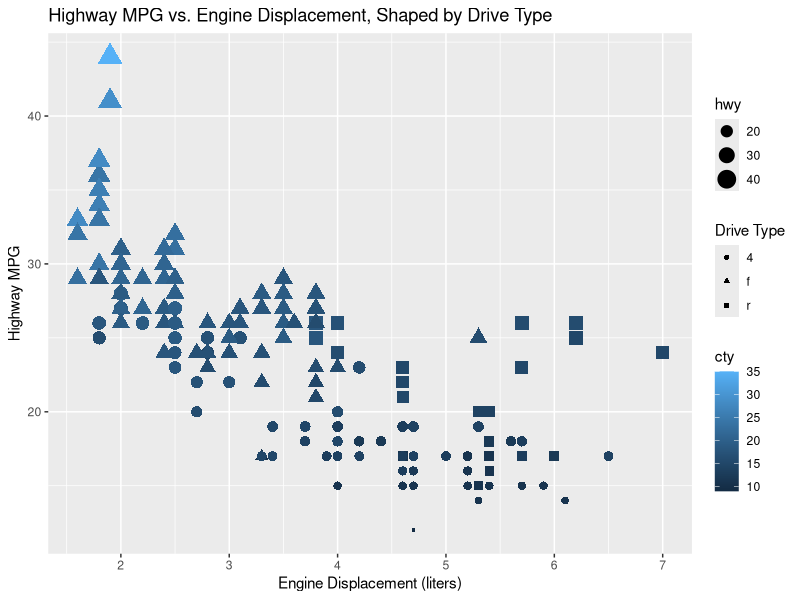
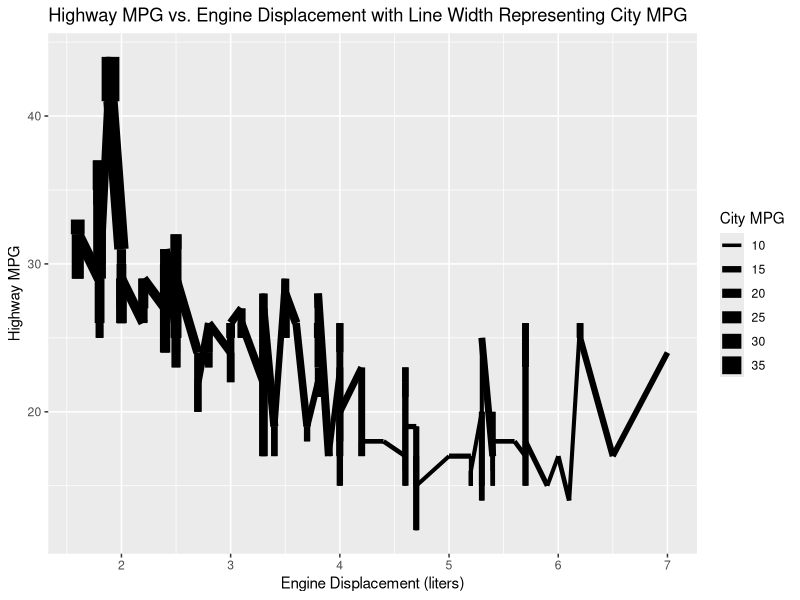
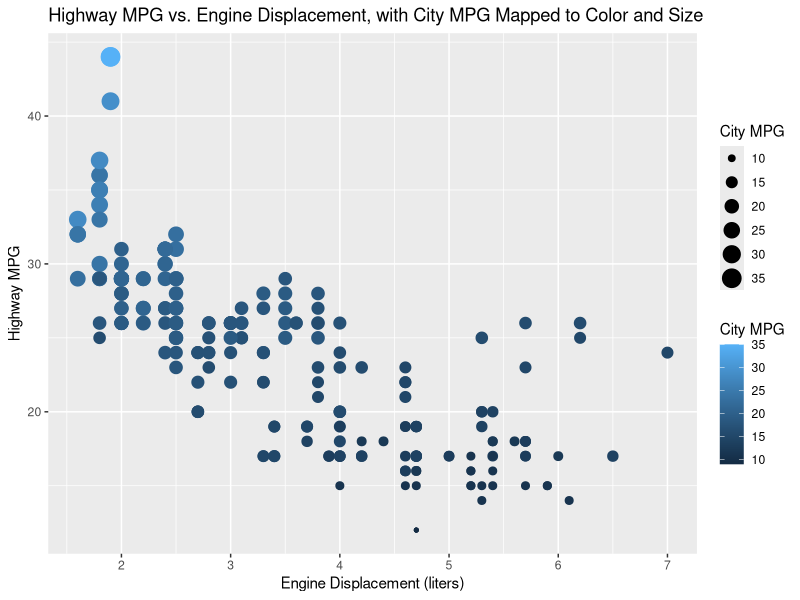
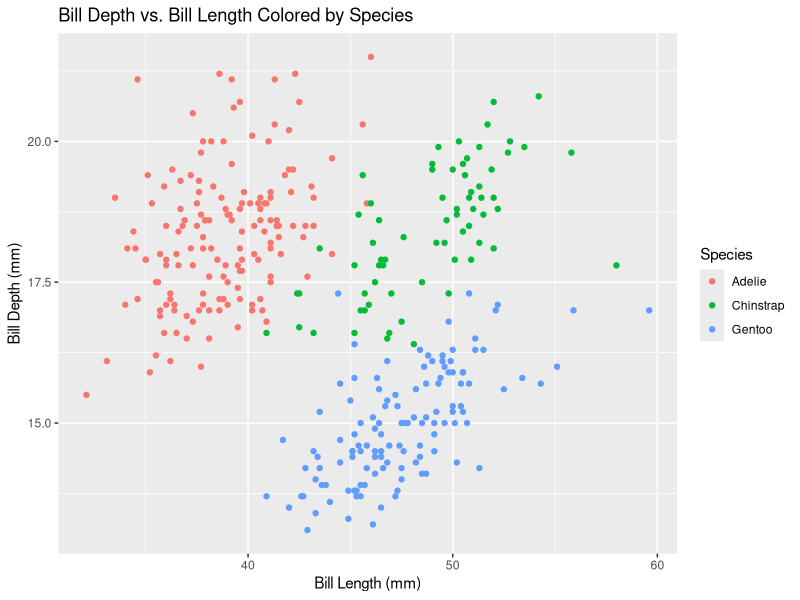
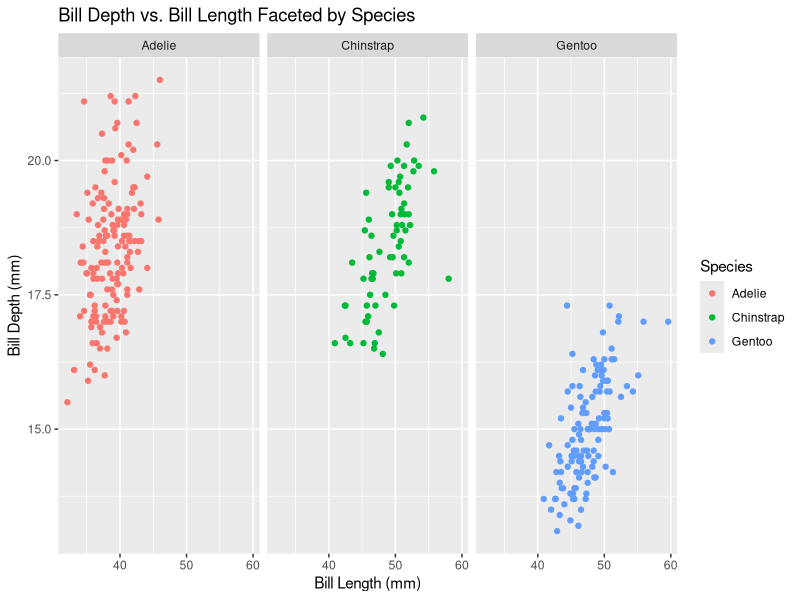
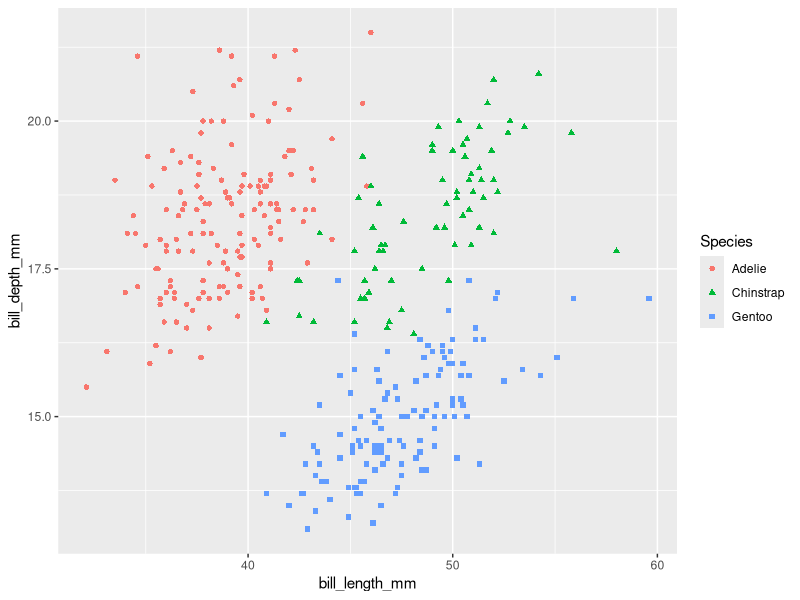
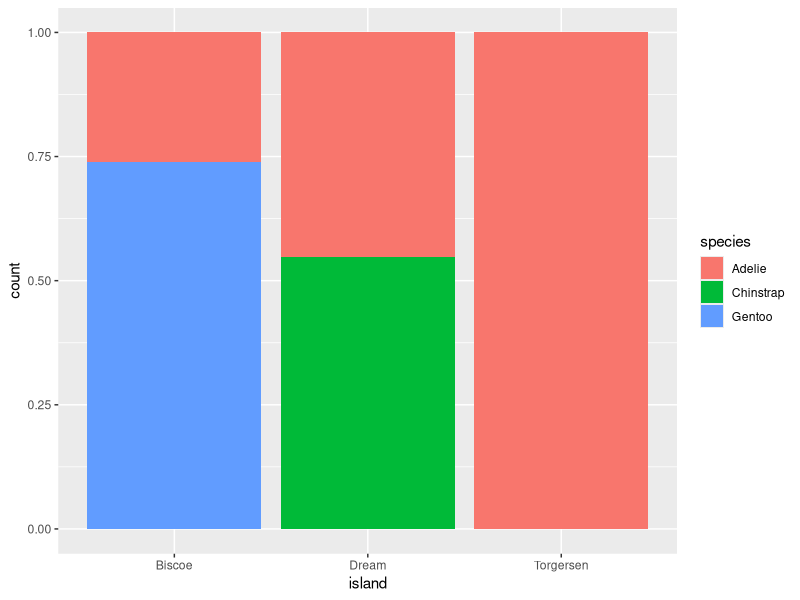
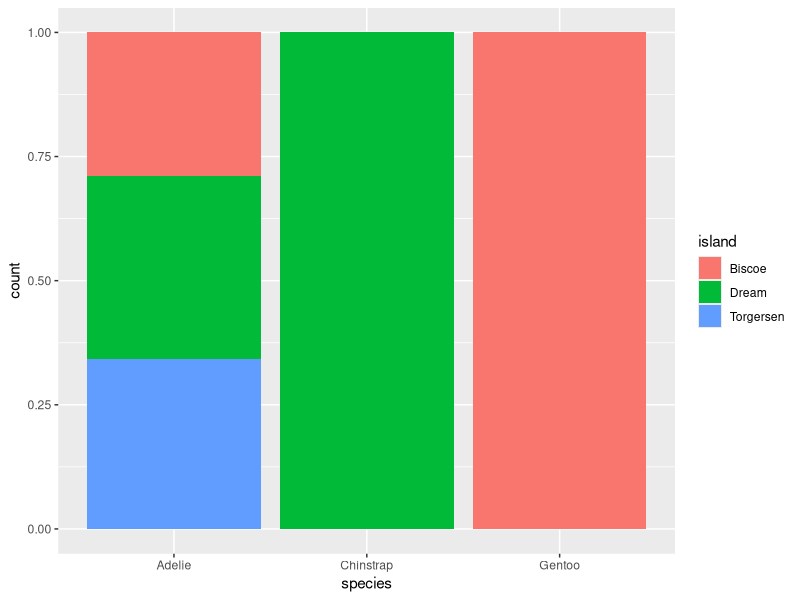

R code for these plots, in order:
## ---- chunk 1
library(ggplot2)
library(palmerpenguins)
library(dplyr)
library(readr)
head(mpg)
#categorical variables are : manufacturer, model, trans, drv, fl and class
#numerical variables are: displ, year, cyl, cty, hwy
## ---- chunk 2
scatterplot <- ggplot(data=mpg, mapping=aes(x=displ, y=hwy, color=cty, size=hwy, shape=drv))+
               geom_point()+
               labs(title = "Highway MPG vs. Engine Displacement, Shaped by Drive Type",
                    x = "Engine Displacement (liters)",
                    y = "Highway MPG",
                    shape = "Drive Type")
scatterplot
#for numerical variables, color Uses a gradient scale, providing a smooth transition between colors that visually represents the range of values, whereas for categorical variables, color assign distinct colors to each category without a gradient.
## ---- chunk 3
linewidth <- ggplot(mpg, aes(x = displ, y = hwy, linewidth = cty)) +
    geom_line() +
    labs(title = "Highway MPG vs. Engine Displacement with Line Width Representing City MPG",
         x = "Engine Displacement (liters)",
         y = "Highway MPG",
         linewidth = "City MPG")
linewidth
## ---- chunk 4
same_variable <- ggplot(mpg, aes(x = displ, y = hwy, color = cty, size = cty)) +
    geom_point() +
    labs(title = "Highway MPG vs. Engine Displacement, with City MPG Mapped to Color and Size",
         x = "Engine Displacement (liters)",
         y = "Highway MPG",
         color = "City MPG",
         size = "City MPG")
same_variable
## ---- chunk 5
penguins_bill_scatterplot <- ggplot(penguins, aes(x = bill_length_mm, y = bill_depth_mm, color = species)) +
            geom_point() +
            labs(title = "Bill Depth vs. Bill Length Colored by Species",
                 x = "Bill Length (mm)",
                 y = "Bill Depth (mm)",
                 color = "Species")
penguins_bill_scatterplot
#Adding color by species reveals how each species’ bills differ in both depth and length in distinct color clusters, eg Gentoo species has longer bill length, smaller bill depth whereas Adelie has larger bill depth but shorter bill length.

faceting_species <- ggplot(penguins, aes(x = bill_length_mm, y = bill_depth_mm)) +
                    geom_point(aes(color = species)) +
                    facet_wrap(~ species) +
                    labs(title = "Bill Depth vs. Bill Length Faceted by Species",
                         x = "Bill Length (mm)",
                         y = "Bill Depth (mm)",
                         color = "Species")
faceting_species
#coloring by species reveals inter-species differences and clusters in bill characteristics, while faceting by species emphasizes within-species relationships and allows for isolated comparisons of bill depth and length for each species.
## ---- chunk 6
ggplot(
  data = penguins,
  mapping = aes(
    x = bill_length_mm, y = bill_depth_mm, 
    color = species, shape = species
  )
) +
  geom_point() +
  labs(color = "Species", shape="Species")
#The reason the code yields two separate legends is that both color and shape are mapped to the species variable, but ggplot2 interprets them as two separate aesthetics, each needing its own legend. Therefore adding a label for shape would fix this two legend issue
## ---- chunk 7
ggplot(penguins, aes(x = island, fill = species)) +
  geom_bar(position = "fill")
ggplot(penguins, aes(x = species, fill = island)) +
  geom_bar(position = "fill")
#question 1: how does different penguins species distribute on each island?
#question 2: for each penguins species, does it prefer a single island or mutiple islands?
## ---- chunk 8
ggplot(mpg, aes(x = class)) +
  geom_bar()
ggplot(mpg, aes(x = cty, y = hwy)) +
  geom_point()
ggsave("mpg-plot.png")
ggsave("mpg-plot.pdf")
#geom_point plot is saved as mpg-plot.png, since ggsave() saves the most recently created plot by default, which is why the scatter plot, not the bar plot, gets saved.
?ggsave
#In the ggsave documentation, under the filename argument,ggsave supports formats "png", "eps", "ps", tex(pictex), "pdf", "jpeg", "tiff", "png", "bmp", "svg" or "wmf" (windows only). 
